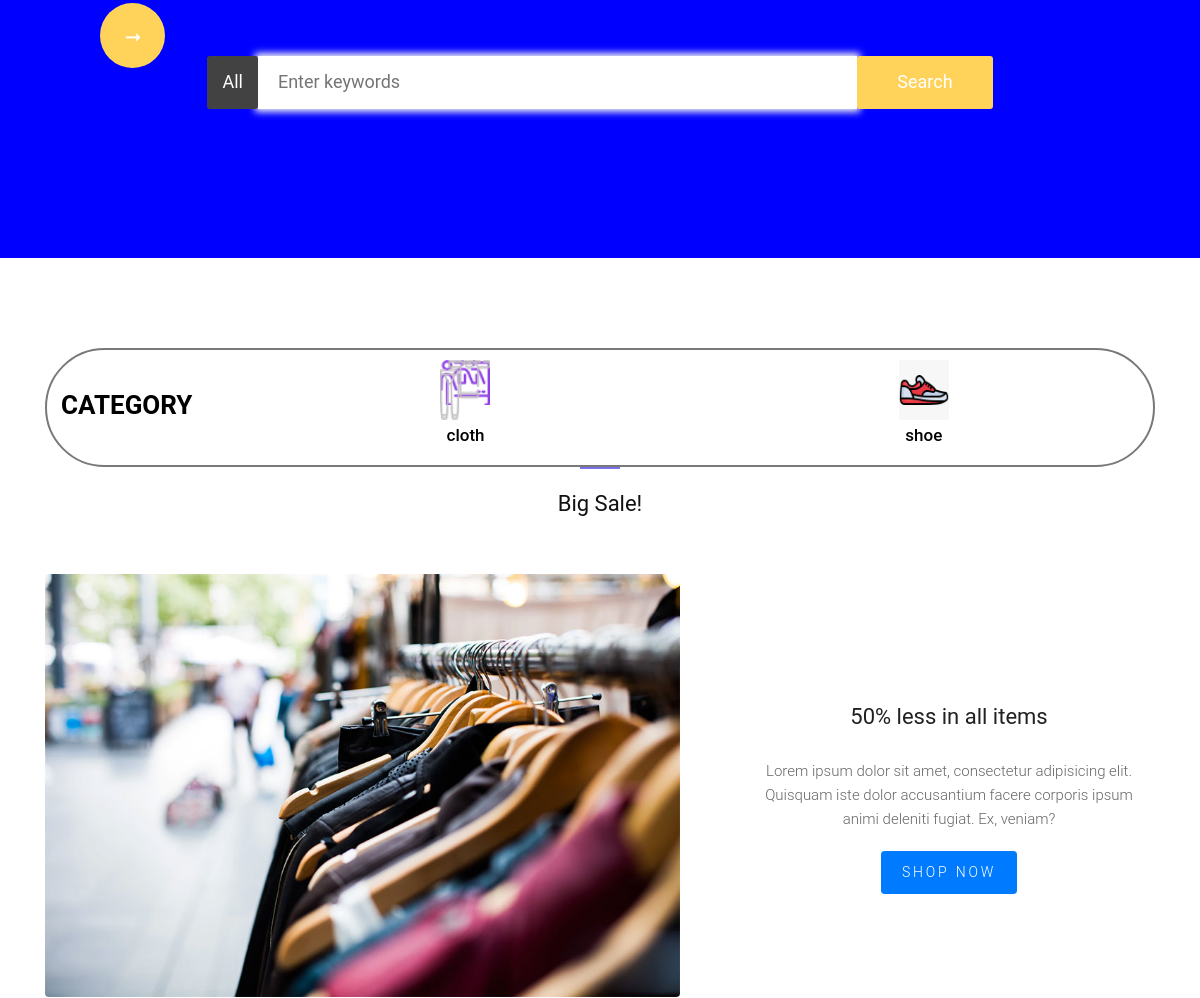
Before: / (middle part) with the older database file.
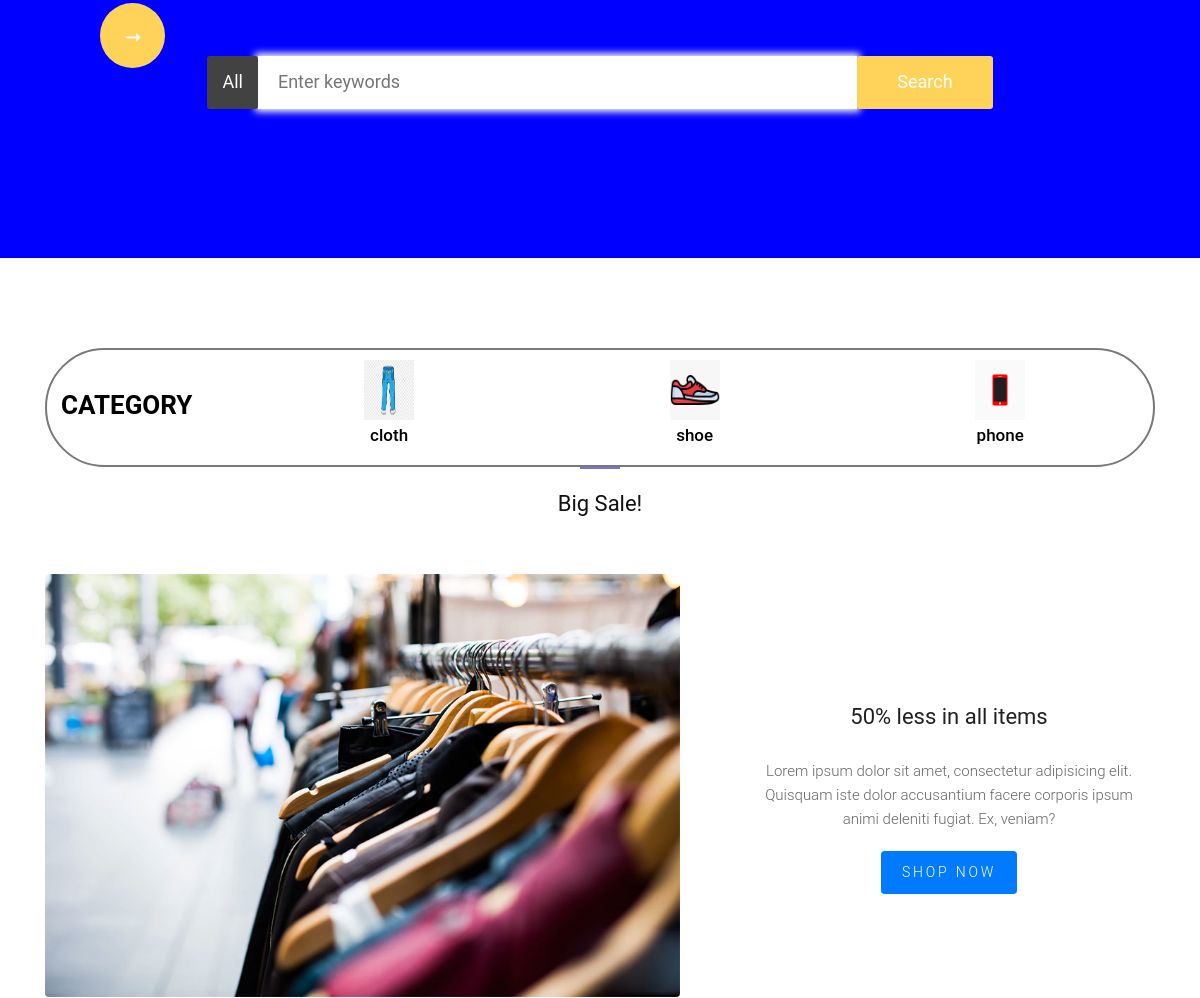
After: the same page with the newer database file.
### ecommerce/models.py (models this page shows)
class Category(models.Model):
    category=models.CharField(max_length=200)
    category_image=models.ImageField(upload_to='static/ecommerce/images')
    def __str__(self):
        return self.category

### ecommerce/views.py (the view)
# urls.py: path("",views.index,name="index"),
def index(request):
    categories=Category.objects.all()
    return render(request,"ecommerce/index.html",{
        'categories':categories,
    })

### templates/ecommerce/index.html (shortened to what this page needs)
{% extends "ecommerce/base.html" %}
{% load static %}
{% block head %}
<link rel="stylesheet" type="text/css"
  href="https://cdnjs.cloudflare.com/ajax/libs/OwlCarousel2/2.0.0-beta.2.4/assets/owl.carousel.min.css" />
<link rel="stylesheet" type="text/css" href="{% static 'land/css/bootstrap.min.css' %}">
<link rel="stylesheet" type="text/css" href="{% static 'land/css/style.css'  %}">
<link rel="stylesheet" href="{% static 'land/css/responsive.css' %}">
<link rel="stylesheet" href="{% static 'land/css/jquery.mCustomScrollbar.min.css' %}">
<link rel="stylesheet" href="https://netdna.bootstrapcdn.com/font-awesome/4.0.3/css/font-awesome.css">
<link rel="stylesheet" href="{% static 'land/css/owl.carousel.min.css' %}">
<link rel="stylesheet" href="https://cdnjs.cloudflare.com/ajax/libs/fancybox/2.1.5/jquery.fancybox.min.css"
  media="screen">
{% endblock %}
{% block body %}
<div class="banner_section layout_padding" style="background-color: blue;">
  <div id="my_slider" class="carousel slide" data-ride="carousel">
    <div class="carousel-inner">
      <div class="carousel-item active">
        <div class="container">
          <div class="button_main"><button class="all_text">All</button><input type="text" class="Enter_text"
              placeholder="Enter keywords" name=""><button class="search_text">Search</button></div>
        </div>
      </div>
    </div>
    <a class="carousel-control-next" href="#my_slider" role="button" data-slide="next">
      <i class=""><img src="{% static 'land/images/right-icon.png'%} "></i>
    </a>
  </div>
</div>
<div class="container">
  <div class="category_section">
    <div class="row">
      <div class="col-lg-2 col-sm-12">
        <h1 class="category_text">Category</h1>
      </div>
      <div class="col-lg-10 col-sm-12 main">
        {% for category in categories%}
        <div class="col">
          <div class="box_main">
            <div class="cat-1">
              <a href={% url 'category' category.id %}><img src="{{ category.category_image }}" alt=""></a>
            </div>
            <a href={% url 'category' category.id %}><h4 class="fashion_text active">{{category.category}}</h4></a>
          </div>
        </div>
        {% endfor %}
      </div>
    </div>
  </div>
</div>
<div class="site-section block-8">
  <div class="container">
    <div class="row justify-content-center  mb-5">
      <div class="col-md-7 site-section-heading text-center pt-4">
        <h2>Big Sale!</h2>
      </div>
    </div>
    <div class="row align-items-center">
      <div class="col-md-12 col-lg-7 mb-5">
        <a href="#"><img src="{% static 'ecommerce/images/blog_1.jpg'%} " alt="Image placeholder"
            class="img-fluid rounded"></a>
      </div>
      <div class="col-md-12 col-lg-5 text-center pl-md-5">
        <h2><a href="#">50% less in all items</a></h2>
        <p>Lorem ipsum dolor sit amet, consectetur adipisicing elit. Quisquam iste dolor accusantium facere corporis
          ipsum animi deleniti fugiat. Ex, veniam?</p>
        <p><a href="#" class="btn btn-primary btn-sm">Shop Now</a></p>
      </div>
    </div>
  </div>
</div>
{% endblock %}

Changed rows visible on the page:
changed Category "cloth": category_image: a different picture
added Category: category_image (picture), category "phone"
